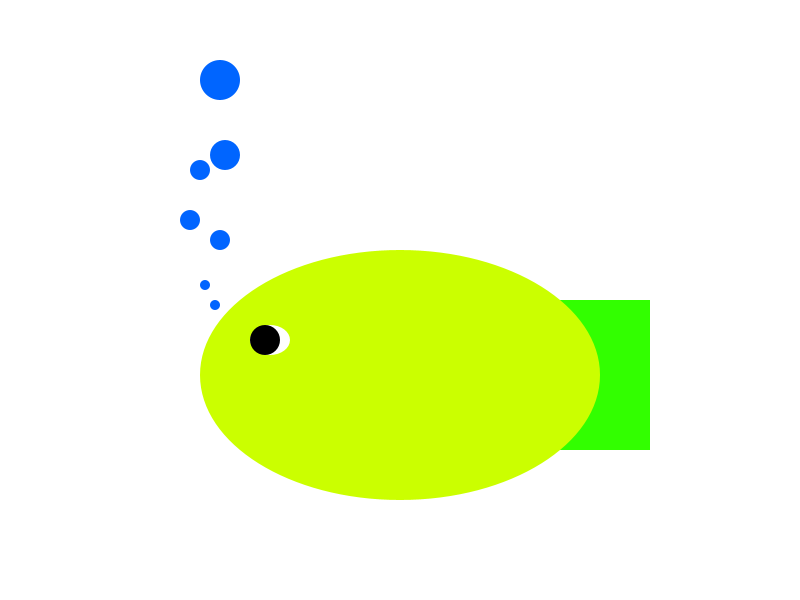
Frame 1 (no input)
Frame 60 (the mouse pressed at the canvas centre just before this capture): identical to frame 1, image omitted
Frame 120 (the mouse held since frame 60 and released just before this capture): identical to frame 1, image omitted

The Processing sketch that drew this single still picture (run headless with seeded random() and noise(); from frame 60 on, the mouse is pressed at the canvas centre):

// Processing sketch: drawingExample
// ── drawingExample.pde
void settings()
{
  size(800, 600);
}

void setup()
{
  noStroke();
  colorMode(HSB,100);
  ellipseMode(CORNER);
  background(0,0,100);
}

void draw()
{
  background(0,0,100);

  // Remember:
  // fill(hue, saturation, brightness);
  // rect(x-axis, y-axis, width, height);
  // ellipse(x-axis, y-axis, width, height);
  
  // Bubbles
  fill(60,100,1000);
  ellipse(200,60,40,40); 
  ellipse(210,140,30,30);   
  ellipse(190,160,20,20);  
  ellipse(180,210,20,20);  
  ellipse(210,230,20,20);    
  ellipse(200,280,10,10);  
  ellipse(210,300,10,10);
  
  // Fish tail
  fill(30,100,100);
  rect(550,300,100,150); 
   
  // Fish body
  fill(20,100,100);
  ellipse(200,250,400,250);

  // Fish eye
  fill(0,0,100);
  ellipse(250,325,40,30);  
  
  // Fish eye
  fill(0,0,0);
  ellipse(250,325,30,30);
  

}
